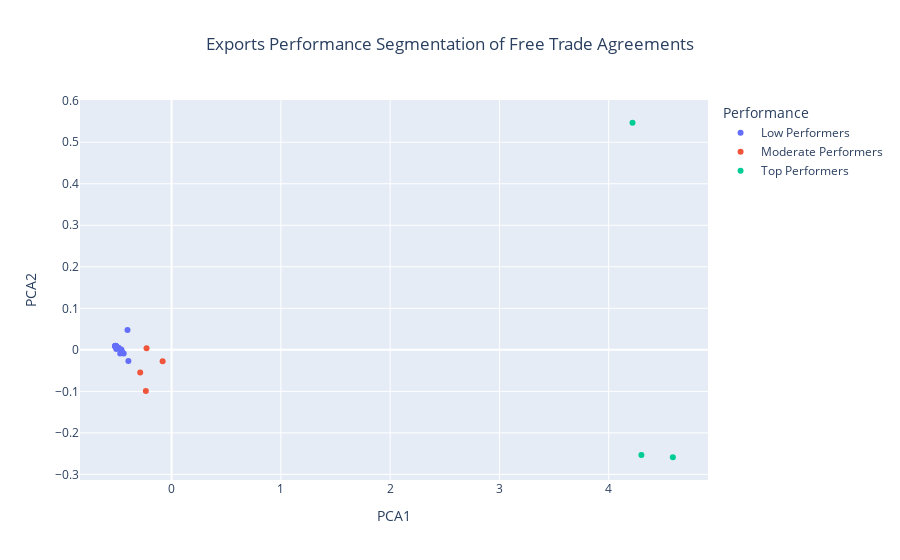

Notebook source saved alongside this figure:
### Markdown cell above
>This graph shows the ideal number of cluster groups to be used.

### Code cell
# Apply K-means with the optimal number of clusters
optimal_clusters_fta = (
    3  # Replace with the optimal number of clusters determined from the elbow plot
)
kmeans_fta = KMeans(n_clusters=optimal_clusters_fta, random_state=42)
features_fta["Cluster"] = kmeans_fta.fit_predict(features_pca_fta)

# Label the clusters based on the growth rates
cluster_labels_fta = {
    0: "Low Performers",
    2: "Moderate Performers",
    1: "Top Performers",
}
features_fta["Performance"] = features_fta["Cluster"].map(cluster_labels_fta)

# Create a DataFrame for visualization
pca_df_fta = pd.DataFrame(features_pca_fta, columns=["PCA1", "PCA2"])
pca_df_fta = pca_df_fta.assign(
    Cluster=features_fta["Cluster"],
    FreeTradeAgreement=features_fta["Free Trade Agreement"],
    Performance=features_fta["Performance"],
)

# Plot the clusters using Plotly
fig_fta = px.scatter(
    pca_df_fta,
    x="PCA1",
    y="PCA2",
    color="Performance",
    hover_data=["FreeTradeAgreement"],
    title="Performance Segmentation of Free Trade Agreements",
    labels={"PCA1": "PCA1", "PCA2": "PCA2"},
)

# Update hover template and layout
fig_fta.update_traces(hovertemplate="FTA: %{customdata[0]}")
fig_fta.update_layout(
    title="Exports Performance Segmentation of Free Trade Agreements",
    title_x=0.5,
    xaxis_title="PCA1",
    yaxis_title="PCA2",
)

fig_fta.show()

### Figure 1 — Plotly figure (JSON) as saved in the notebook; plotly's stock layout.template omitted (floating-point values rounded to 4 significant figures)
{"data": [{"customdata": [["Canada-ASEAN Free Trade Agreement, discussions"], ["Canada-Caribbean Community Trade Agreement, negotiations"], ["Canada-Chile Free Trade Agreement, in force from 1997/07 to present"], ["Canada-Colombia Free Trade Agreement, in force from 2011/08 to present"], ["Canada-Costa Rica Free Trade Agreement, in force from 2002/11 to present"], ["Canada-Dominican Republic Free Trade Agreement, negotiations"], ["Canada-European Free Trade Association (EFTA) Free Trade Agreement, in force from 2009/07 to present"], ["Canada-Guatemala, Nicaragua and El Salvador Free Trade Agreement, negotiations"], ["Canada-Honduras Free Trade Agreement, in force from 2014/10 to present"], ["Canada-India Comprehensive Economic Partnership Agreement, negotiations"], ["Canada-Indonesia Comprehensive Economic Partnership Agreement, negotiations"], ["Canada-Israel Free Trade Agreement (CIFTA), in force from 1997/01 to present"], ["Canada-Japan Economic Partnership Agreement, negotiations"], ["Canada-Jordan Free Trade Agreement, in force from 2012/10 to present"], ["Canada-Korea Free Trade Agreement (CKFTA), in force from 2015/01 to present"], ["Canada-Mercosur Free Trade Agreement, negotiations"], ["Canada-Morocco Free Trade Agreement, negotiations"], ["Canada-Pacific Alliance Free Trade Agreement, negotiations"], ["Canada-Panama Free Trade Agreement, in force from 2013/04 to present"], ["Canada-Peru Free Trade Agreement, in force from 2009/08 to present"], ["Canada-Philippines Free Trade Agreement, discussions"], ["Canada-Singapore Free Trade Agreement, negotiations"], ["Canada-Thailand Free Trade Agreement, discussions"], ["Canada-Türkiye Free Trade Agreement, discussions"], ["Canada-Ukraine Free Trade Agreement (CUFTA), in force from 2017/08 to present"]], "hovertemplate": "FTA: %{customdata[0]}", "legendgroup": "Low Performers", "marker": {"color": "#636efa", "symbol": "circle"}, "mode": "markers", "name": "Low Performers", "orientation": "v", "showlegend": true, "type": "scatter", "x": [-0.4376, -0.5058, -0.5069, -0.506, -0.5142, -0.514, -0.454, -0.5129, -0.516, -0.4697, -0.5052, -0.5121, -0.4028, -0.5156, -0.4597, -0.484, -0.5106, -0.395, -0.5135, -0.5046, -0.5054, -0.5012, -0.5077, -0.5025, -0.5137], "xaxis": "x", "y": [-0.008504, 0.008082, 0.007689, 0.007646, 0.008649, 0.008951, -0.003946, 0.008594, 0.009334, -0.00875, 0.002254, 0.009708, 0.04771, 0.009152, 0.00103, 0.005049, 0.008308, -0.02688, 0.008076, 0.00454, 0.006659, 0.006158, 0.009373, 0.004971, 0.008213], "yaxis": "y"}, {"customdata": [["Canada-China Free Trade Agreement, discussions"], ["Canada-European Union: Comprehensive Economic and Trade Agreement (CETA), in force from 2017/09 to present"], ["Canada-United Kingdom Trade Continuity Agreement, signed"], ["Comprehensive and Progressive Agreement for Trans-Pacific Partnership (CPTPP), in force from 2019/01 to present"]], "hovertemplate": "FTA: %{customdata[0]}", "legendgroup": "Moderate Performers", "marker": {"color": "#EF553B", "symbol": "circle"}, "mode": "markers", "name": "Moderate Performers", "orientation": "v", "showlegend": true, "type": "scatter", "x": [-0.2351, -0.08152, -0.2867, -0.2288], "xaxis": "x", "y": [-0.09929, -0.02718, -0.05456, 0.00404], "yaxis": "y"}, {"customdata": [["Canada-U.S. Free Trade Agreement (CUSFTA), superseded by NAFTA, in force from 1989/01 to 1993/12"], ["Canada-United States-Mexico Agreement (CUSMA), preceeded by NAFTA"], ["Trans-Pacific Partnership (TPP), signed"]], "hovertemplate": "FTA: %{customdata[0]}", "legendgroup": "Top Performers", "marker": {"color": "#00cc96", "symbol": "circle"}, "mode": "markers", "name": "Top Performers", "orientation": "v", "showlegend": true, "type": "scatter", "x": [4.299, 4.217, 4.587], "xaxis": "x", "y": [-0.2533, 0.547, -0.2587], "yaxis": "y"}], "layout": {"legend": {"title": {"text": "Performance"}, "tracegroupgap": 0}, "title": {"text": "Exports Performance Segmentation of Free Trade Agreements", "x": 0.5}, "xaxis": {"anchor": "y", "domain": [0, 1], "title": {"text": "PCA1"}}, "yaxis": {"anchor": "x", "domain": [0, 1], "title": {"text": "PCA2"}}}}
